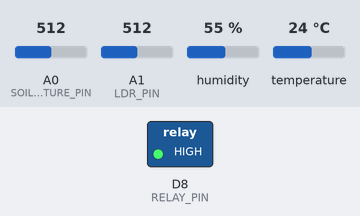
The sketch below on a simulated Arduino MKR. Shown: switched loads named in the sketch (green lamp = pin HIGH). The inputs (shaded band) are chosen by the test bench; at power-on: A0 (SOIL_MOISTURE_PIN) = 512, A1 (LDR_PIN) = 512, humidity 55 %, temperature 24 °C. WiFi joins after 1.5 s; servers stay silent unless stated; what the sketch prints to the serial monitor is not drawn.

Above: at 3.0 s.
3.1 s: A0 (SOIL_MOISTURE_PIN) set to 725
7.3 s: A0 (SOIL_MOISTURE_PIN) set to 746
At 9.2 s:
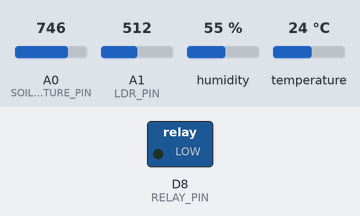
Timing chart, 0 to 10.7 s (numbered marks = the images above; inputs shaded):
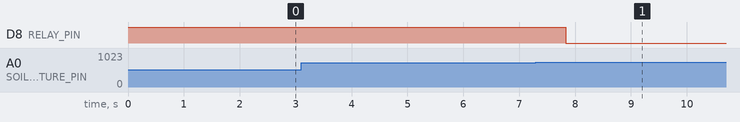

The sketch:

greenhouse.ino
```cpp
/*
 * ============================================================
 *   Automated Greenhouse Monitoring & Control System
 * ============================================================
 *  Sensors  : Soil Moisture | DHT11 (Temp & Humidity) | LDR
 *  Actuator : Water Pump via Relay
 *  Platform : Arduino Uno / Nano
 *  App      : Blynk (Legacy / Blynk IoT)
 * ============================================================
 *  Blynk Virtual Pins:
 *    V0  - Soil Moisture (%)
 *    V1  - Temperature (°C)
 *    V2  - Humidity (%)
 *    V3  - Light Level (%)
 *    V4  - Pump Status (0=OFF / 1=ON)
 *    V5  - Emergency Manual Pump Button (from app)
 * ============================================================
 */

// ──────────────────────────────────────────────
//  Library Includes
// ──────────────────────────────────────────────
#include <SPI.h>
#include <WiFiNINA.h>           // Use <ESP8266WiFi.h> for NodeMCU/ESP8266
                                // Use <WiFi.h>       for ESP32
#include <BlynkSimpleWiFiNINA.h>// Match to your WiFi library
#include <DHT.h>

// ──────────────────────────────────────────────
//  Blynk Credentials  ← FILL THESE IN
// ──────────────────────────────────────────────
char auth[]     = "YOUR_BLYNK_AUTH_TOKEN";   // From Blynk app / console
char ssid[]     = "YOUR_WIFI_SSID";
char pass[]     = "YOUR_WIFI_PASSWORD";

// ──────────────────────────────────────────────
//  Pin Definitions
// ──────────────────────────────────────────────
#define SOIL_MOISTURE_PIN   A0   // Analog pin – soil moisture sensor
#define LDR_PIN             A1   // Analog pin – LDR light sensor
#define DHT_PIN             7    // Digital pin – DHT11/DHT22 data
#define RELAY_PIN           8    // Digital pin – relay module IN

// ──────────────────────────────────────────────
//  Sensor Configuration
// ──────────────────────────────────────────────
#define DHT_TYPE            DHT11  // Change to DHT22 if you use DHT22

DHT dht(DHT_PIN, DHT_TYPE);

// ──────────────────────────────────────────────
//  Threshold Settings
// ──────────────────────────────────────────────
const int SOIL_DRY_THRESHOLD  = 40;  // % – pump turns ON  below this
const int SOIL_WET_THRESHOLD  = 60;  // % – pump turns OFF above this

// ──────────────────────────────────────────────
//  Timing
// ──────────────────────────────────────────────
const unsigned long SENSOR_INTERVAL = 2000; // Read sensors every 2 s
unsigned long lastSensorRead = 0;

// ──────────────────────────────────────────────
//  State Variables
// ──────────────────────────────────────────────
bool pumpRunning      = false;
bool emergencyOverride = false;  // True when user manually triggers pump

BlynkTimer timer;

// ──────────────────────────────────────────────
//  Helper: map raw ADC → percentage (0–100 %)
// ──────────────────────────────────────────────

/**
 * Soil moisture sensor outputs HIGH voltage when DRY, LOW when WET.
 * Typical dry  value ≈ 1023  →  0 % moisture
 * Typical wet  value ≈  300  → 100 % moisture
 * Calibrate the two boundary values for your specific sensor.
 */
int readSoilMoisture() {
  int raw = analogRead(SOIL_MOISTURE_PIN);
  int pct = map(raw, 1023, 300, 0, 100);
  return constrain(pct, 0, 100);
}

/**
 * LDR: lower resistance (lower analog value) = more light.
 * Invert so 100 % = very bright, 0 % = very dark.
 */
int readLightLevel() {
  int raw = analogRead(LDR_PIN);
  int pct = map(raw, 1023, 0, 0, 100);
  return constrain(pct, 0, 100);
}

// ──────────────────────────────────────────────
//  Pump Control
// ──────────────────────────────────────────────
void setPump(bool on) {
  pumpRunning = on;
  // Many relay modules are ACTIVE-LOW (LOW = ON). Adjust if needed.
  digitalWrite(RELAY_PIN, on ? LOW : HIGH);

  // Update Blynk button widget to reflect real pump state
  Blynk.virtualWrite(V4, on ? 1 : 0);

  Serial.print("[PUMP] ");
  Serial.println(on ? "ON" : "OFF");
}

// ──────────────────────────────────────────────
//  Blynk: Emergency / Manual Pump Button (V5)
//  Widget type: Button (Switch mode) in Blynk app
// ──────────────────────────────────────────────
BLYNK_WRITE(V5) {
  int val = param.asInt();

  if (val == 1) {
    emergencyOverride = true;
    setPump(true);
    Serial.println("[BLYNK] Emergency pump ON triggered.");
  } else {
    emergencyOverride = false;
    // Let automatic logic decide pump state on next cycle
    Serial.println("[BLYNK] Emergency override released.");
  }
}

// ──────────────────────────────────────────────
//  Main sensor read + control logic
// ──────────────────────────────────────────────
void readAndControl() {
  // ── Soil moisture ──────────────────────────
  int soilPct = readSoilMoisture();

  // ── DHT (Temperature & Humidity) ──────────
  float temperature = dht.readTemperature();   // Celsius
  float humidity    = dht.readHumidity();

  if (isnan(temperature) || isnan(humidity)) {
    Serial.println("[DHT] Read failed – check wiring.");
    temperature = 0;
    humidity    = 0;
  }

  // ── Light level ───────────────────────────
  int lightPct = readLightLevel();

  // ── Serial debug ──────────────────────────
  Serial.print("[SENSOR] Soil: "); Serial.print(soilPct);    Serial.print("% | ");
  Serial.print("Temp: ");          Serial.print(temperature); Serial.print("°C | ");
  Serial.print("Humidity: ");      Serial.print(humidity);    Serial.print("% | ");
  Serial.print("Light: ");         Serial.print(lightPct);    Serial.println("%");

  // ── Send to Blynk ─────────────────────────
  Blynk.virtualWrite(V0, soilPct);
  Blynk.virtualWrite(V1, temperature);
  Blynk.virtualWrite(V2, humidity);
  Blynk.virtualWrite(V3, lightPct);

  // ── Automatic pump logic ───────────────────
  // Only run automatic control if emergency override is NOT active
  if (!emergencyOverride) {
    if (soilPct < SOIL_DRY_THRESHOLD && !pumpRunning) {
      Serial.println("[CONTROL] Soil dry – auto pump ON.");
      setPump(true);
    } else if (soilPct >= SOIL_WET_THRESHOLD && pumpRunning) {
      Serial.println("[CONTROL] Soil moist enough – auto pump OFF.");
      setPump(false);
    }
  }
}

// ──────────────────────────────────────────────
//  Setup
// ──────────────────────────────────────────────
void setup() {
  Serial.begin(9600);

  // Pin modes
  pinMode(RELAY_PIN, OUTPUT);
  digitalWrite(RELAY_PIN, HIGH);  // Relay OFF at startup (active-low module)

  // Init DHT
  dht.begin();

  // Connect to Blynk
  Blynk.begin(auth, ssid, pass);

  // Schedule sensor reads every 2 seconds via BlynkTimer
  timer.setInterval(SENSOR_INTERVAL, readAndControl);

  Serial.println("=== Automated Greenhouse System Started ===");
}

// ──────────────────────────────────────────────
//  Loop
// ──────────────────────────────────────────────
void loop() {
  Blynk.run();
  timer.run();
}
```

Measured:
- the behaviour switches between 733 and 734 on A0 (SOIL_MOISTURE_PIN) (found by bisection; images 0 and 1)
- after the input at 3.1 s, every drawn part: stays the same
- after the input at 7.3 s, D8 (RELAY_PIN): HIGH → LOW after 0.53 s
